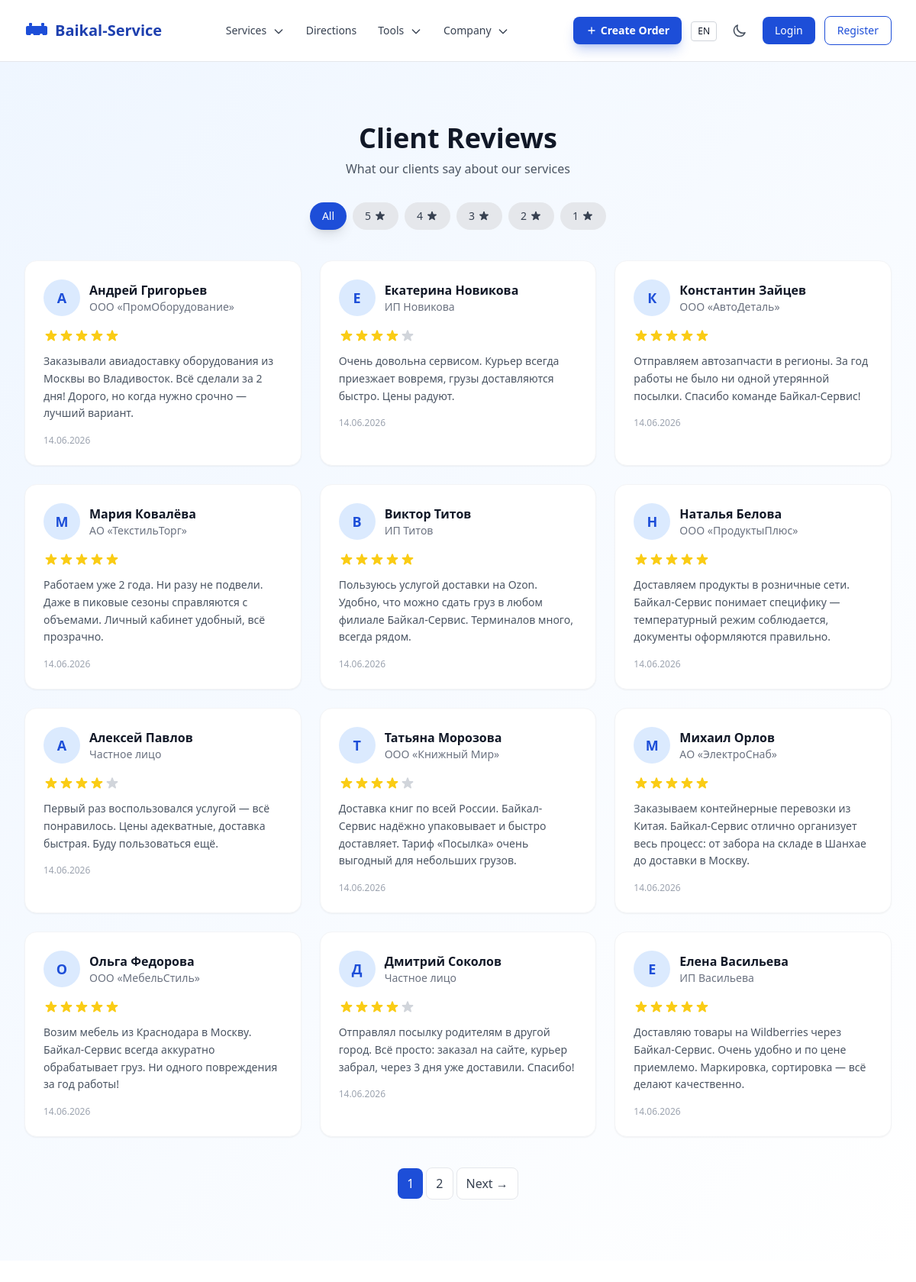
The page /ru/reviews/ on the database its author committed.
### apps/core/models.py (models this page shows, shortened)
class Review(models.Model):
    author_name = models.CharField(max_length=255, verbose_name=_('Author name'))
    author_company = models.CharField(max_length=255, blank=True, verbose_name=_('Author company'))
    text = models.TextField(verbose_name=_('Text'))
    rating = models.IntegerField(choices=[(i, i) for i in range(1, 6)], verbose_name=_('Rating'))
    is_approved = models.BooleanField(default=False, verbose_name=_('Approved'))
    created_at = models.DateTimeField(auto_now_add=True, verbose_name=_('Created at'))
    source = models.CharField(max_length=255, blank=True, verbose_name=_('Source'))
    class Meta:
        verbose_name = _('Review')
        verbose_name_plural = _('Reviews')
        ordering = ['-created_at']

### apps/core/views.py (the view)
# urls.py: path('reviews/', views.ReviewsView.as_view(), name='reviews'),
class ReviewsView(ListView):
    model = Review
    template_name = 'pages/core/reviews.html'
    context_object_name = 'reviews'
    paginate_by = 12
    def get_queryset(self):
        qs = Review.objects.filter(is_approved=True)
        rating = self.request.GET.get('rating')
        if rating:
            qs = qs.filter(rating=rating)
        return qs

### templates/pages/core/reviews.html (shortened to what this page needs)
{% extends 'base.html' %}{% load i18n static %}
{% block content %}
<div class="bg-gradient-to-br from-baikal-50 to-white dark:from-gray-900 dark:to-gray-800">
  <div class="max-w-7xl mx-auto px-4 sm:px-6 lg:px-8 py-12 lg:py-20">
    <h1 class="text-3xl lg:text-4xl font-bold text-gray-900 dark:text-white text-center mb-2">{% translate 'Client Reviews' %}</h1>
    <p class="text-gray-600 dark:text-gray-400 text-center max-w-2xl mx-auto mb-8">{% translate 'What our clients say about our services' %}</p>
    <div class="flex flex-wrap items-center justify-center gap-2 mb-10" x-data="{ rating: '' }">
      <button @click="rating = ''; $el.closest('form')?.querySelector('[name=rating]')?.value = ''; $el.closest('form')?.requestSubmit()" class="px-4 py-2 text-sm font-medium rounded-full transition-all duration-300" :class="rating === '' ? 'bg-baikal-600 text-white shadow-lg' : 'bg-gray-200 dark:bg-gray-700 text-gray-700 dark:text-gray-300 hover:bg-gray-300 dark:hover:bg-gray-600'">{% translate 'All' %}</button>
      {% for i in '54321'|make_list %}
      <button @click="rating = {{ i }}; $el.closest('form')?.querySelector('[name=rating]')?.value = {{ i }}; $el.closest('form')?.requestSubmit()" class="px-4 py-2 text-sm font-medium rounded-full transition-all duration-300 flex items-center gap-1" :class="rating === '{{ i }}' ? 'bg-baikal-600 text-white shadow-lg' : 'bg-gray-200 dark:bg-gray-700 text-gray-700 dark:text-gray-300 hover:bg-gray-300 dark:hover:bg-gray-600'">
        {{ i }}
      </button>
      {% endfor %}
    </div>
    <div class="grid grid-cols-1 md:grid-cols-2 lg:grid-cols-3 gap-6">
      {% for review in reviews %}
      <div class="bg-white dark:bg-gray-800 rounded-2xl p-6 shadow-sm hover:shadow-xl border border-gray-100 dark:border-gray-700 transition-all duration-300 animate-fade-in" style="animation-delay: {{ forloop.counter0|stringformat:'d'|add:'00' }}ms">
        <div class="flex items-center mb-4">
          <div class="w-12 h-12 rounded-full bg-baikal-100 dark:bg-baikal-900 flex items-center justify-center text-baikal-600 dark:text-baikal-300 font-bold text-lg">{{ review.author_name|first }}</div>
          <div class="ml-3 rtl:mr-3 rtl:ml-0">
            <p class="font-semibold text-gray-900 dark:text-white">{{ review.author_name }}</p>
            {% if review.author_company %}<p class="text-sm text-gray-500 dark:text-gray-400">{{ review.author_company }}</p>{% endif %}
          </div>
        </div>
        <div class="flex mb-3">
          {% for i in '12345'|make_list %}
          <svg class="w-5 h-5 {% if forloop.counter <= review.rating %}text-yellow-400{% else %}text-gray-300 dark:text-gray-600{% endif %}" fill="currentColor" viewBox="0 0 20 20"><path d="M9.049 2.927c.3-.921 1.603-.921 1.902 0l1.07 3.292a1 1 0 00.95.69h3.462c.969 0 1.371 1.24.588 1.81l-2.8 2.034a1 1 0 00-.364 1.118l1.07 3.292c.3.921-.755 1.688-1.54 1.118l-2.8-2.034a1 1 0 00-1.175 0l-2.8 2.034c-.784.57-1.838-.197-1.539-1.118l1.07-3.292a1 1 0 00-.364-1.118L2.98 8.72c-.783-.57-.38-1.81.588-1.81h3.461a1 1 0 00.951-.69l1.07-3.292z"/></svg>
          {% endfor %}
        </div>
        <p class="text-gray-600 dark:text-gray-400 text-sm leading-relaxed">{{ review.text }}</p>
        <p class="text-xs text-gray-400 dark:text-gray-500 mt-4">{{ review.created_at|date:"d.m.Y" }}</p>
      </div>
      {% endfor %}
    </div>
    {% if is_paginated %}
    <div class="flex justify-center mt-10">
      <nav class="inline-flex items-center gap-1">
        {% for num in paginator.page_range %}
        <a href="?page={{ num }}" class="px-3 py-2 rounded-lg {% if num == page_obj.number %}bg-baikal-600 text-white{% else %}bg-white dark:bg-gray-800 text-gray-700 dark:text-gray-300 border border-gray-200 dark:border-gray-700 hover:bg-baikal-50 dark:hover:bg-gray-700{% endif %} transition-colors">{{ num }}</a>
        {% endfor %}
        {% if page_obj.has_next %}
        <a href="?page={{ page_obj.next_page_number }}" class="px-3 py-2 rounded-lg bg-white dark:bg-gray-800 text-gray-700 dark:text-gray-300 border border-gray-200 dark:border-gray-700 hover:bg-baikal-50 dark:hover:bg-gray-700 transition-colors">{% translate 'Next' %} &rarr;</a>
        {% endif %}
      </nav>
    </div>
    {% endif %}
  </div>
</div>
{% endblock %}

### rows shown on the page
Review: author_name|first "А", author_name "Андрей Григорьев", author_company "ООО «ПромОборудование»", rating 5 (drawn), text "Заказывали авиадоставку оборудования из Москвы во Владивосток. Всё сделали за 2 дня! Дорого, но когда нужно срочно — лучший вариант.", created_at "14.06.2026"
Review: author_name|first "Е", author_name "Екатерина Новикова", author_company "ИП Новикова", rating 4 (drawn), text "Очень довольна сервисом. Курьер всегда приезжает вовремя, грузы доставляются быстро. Цены радуют.", created_at "14.06.2026"
Review: author_name|first "К", author_name "Константин Зайцев", author_company "ООО «АвтоДеталь»", rating 5 (drawn), text "Отправляем автозапчасти в регионы. За год работы не было ни одной утерянной посылки. Спасибо команде Байкал-Сервис!", created_at "14.06.2026"
Review: author_name|first "М", author_name "Мария Ковалёва", author_company "АО «ТекстильТорг»", rating 5 (drawn), text "Работаем уже 2 года. Ни разу не подвели. Даже в пиковые сезоны справляются с объемами. Личный кабинет удобный, всё прозрачно.", created_at "14.06.2026"
Review: author_name|first "В", author_name "Виктор Титов", author_company "ИП Титов", rating 5 (drawn), text "Пользуюсь услугой доставки на Ozon. Удобно, что можно сдать груз в любом филиале Байкал-Сервис. Терминалов много, всегда рядом.", created_at "14.06.2026"
Review: author_name|first "Н", author_name "Наталья Белова", author_company "ООО «ПродуктыПлюс»", rating 5 (drawn), text "Доставляем продукты в розничные сети. Байкал-Сервис понимает специфику — температурный режим соблюдается, документы оформляются правильно.", created_at "14.06.2026"
Review: author_name|first "А", author_name "Алексей Павлов", author_company "Частное лицо", rating 4 (drawn), text "Первый раз воспользовался услугой — всё понравилось. Цены адекватные, доставка быстрая. Буду пользоваться ещё.", created_at "14.06.2026"
Review: author_name|first "Т", author_name "Татьяна Морозова", author_company "ООО «Книжный Мир»", rating 4 (drawn), text "Доставка книг по всей России. Байкал-Сервис надёжно упаковывает и быстро доставляет. Тариф «Посылка» очень выгодный для небольших грузов.", created_at "14.06.2026"
Review: author_name|first "М", author_name "Михаил Орлов", author_company "АО «ЭлектроСнаб»", rating 5 (drawn), text "Заказываем контейнерные перевозки из Китая. Байкал-Сервис отлично организует весь процесс: от забора на складе в Шанхае до доставки в Москву.", created_at "14.06.2026"
Review: author_name|first "О", author_name "Ольга Федорова", author_company "ООО «МебельСтиль»", rating 5 (drawn), text "Возим мебель из Краснодара в Москву. Байкал-Сервис всегда аккуратно обрабатывает груз. Ни одного повреждения за год работы!", created_at "14.06.2026"
Review: author_name|first "Д", author_name "Дмитрий Соколов", author_company "Частное лицо", rating 4 (drawn), text "Отправлял посылку родителям в другой город. Всё просто: заказал на сайте, курьер забрал, через 3 дня уже доставили. Спасибо!", created_at "14.06.2026"
Review: author_name|first "Е", author_name "Елена Васильева", author_company "ИП Васильева", rating 5 (drawn), text "Доставляю товары на Wildberries через Байкал-Сервис. Очень удобно и по цене приемлемо. Маркировка, сортировка — всё делают качественно.", created_at "14.06.2026"

### other values the page prints
{{ lang_code }} "EN"
{{ i }} "5" "4" "3" "2" "1"
{{ num }} "1" "2"
